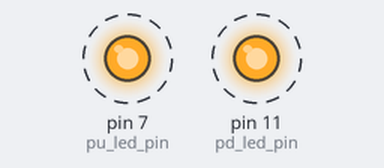
Recording of a sketch running on a simulated Arduino Uno, built with avr-gcc and run on an emulated ATmega328P. On the bench: output pins drawn as LEDs (lit = HIGH). Dashed ring = blinking.

Above: at 0.5 s.
Timing chart, 0 to 4.6 s (numbered marks = the images above):
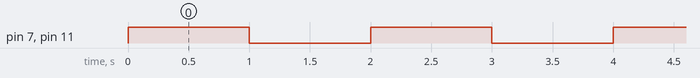

Measured:
- by itself, pin 7 (pu_led_pin), pin 11 (pd_led_pin): alternates HIGH for 1.0 s and LOW for 1.0 s

The sketch:

app.ino
```cpp
// 아두이노에서는 전역변수를 사용함
const int pd_led_pin = 11;  // pull down
const int pu_led_pin = 7;  // pull up

void setup() {
  // put your setup code here, to run once:
  pinMode(pd_led_pin, OUTPUT);
  pinMode(pu_led_pin, OUTPUT);
}

void loop() {
  // put your main code here, to run repeatedly:
    digitalWrite(pd_led_pin, HIGH);
    digitalWrite(pu_led_pin, HIGH);
    delay(1000);

    digitalWrite(pd_led_pin, LOW);
    digitalWrite(pu_led_pin, LOW);
    delay(1000);
}
```
